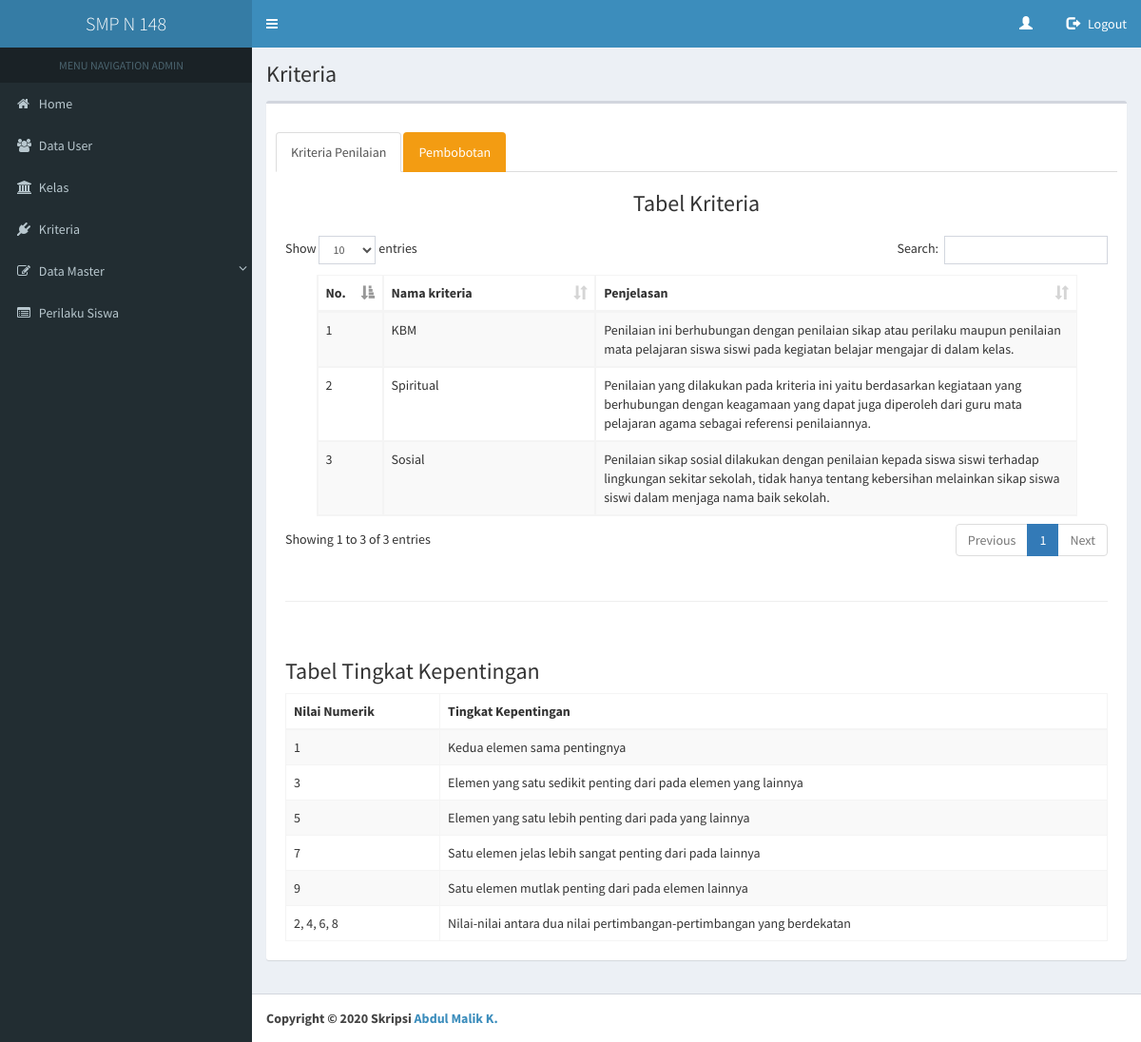
/pages/view/home.php?page=kriteria, run on the app's committed database.
### tables this page shows
CREATE TABLE `kriteria` (
  `id` int(5) NOT NULL,
  `nama` varchar(200) NOT NULL,
  `jls` text NOT NULL
);

### pages/view/kriteria.php (the view, shortened to what this page needs)
<section class="content-header">
  <h1>
    Kriteria
  </h1>
</section>
<section class="content">
  <div class="row">
    <div class="col-xs-12">
      <div class="box">
        <div class="box-header">
        </div>
          <div class="box-body">
          <ul class="nav nav-tabs">
            <li class="active"><a data-toggle="tab" class="btn btn-warning" href="#pertama">Kriteria Penilaian</a></li>
            <li><a data-toggle="tab" class="btn btn-warning" href="#kedua">Pembobotan</a></li>
          </ul>
    <div class="tab-content">
    <div id="pertama" class="tab-pane fade in active">
      <h3><center> Tabel Kriteria </center> </h3>
      <div class="box-body">
          <table id="tmp_modal" class="table table-bordered table-striped table-scalable" width="800px" align="center">
            <thead>
              <tr>
                <th width="30px">No.</th>
                <th width="200px">Nama kriteria</th>
                <th>Penjelasan</th>
              </tr>
            </thead>
            <tbody>
              <?php
                $querykrt = mysqli_query($connect, "SELECT * FROM kriteria");
                $no = 1;
                while ($krt = mysqli_fetch_array($querykrt)){ ?>
                    <tr>
                      <td><?php echo $no; ?></td>
                      <td><?php echo $krt['nama']; ?></td>
                      <td><?php echo $krt['jls']; ?></td>
                    </tr>
              <?php
                $no++;
                }
              ?>
            </tbody>
          </table>
          <br>
          <hr>
          <br>
          <h3 class="ui header">Tabel Tingkat Kepentingan</h3>
            <table class="table table-bordered table-striped table-scalable" width="800px">
              <thead>
                <tr>
                  <th>Nilai Numerik</th>
                  <th>Tingkat Kepentingan</th>
                </tr>
              </thead>
              <tbody>
                <tr>
                  <td class="center aligned">1</td>
                  <td>Kedua elemen sama pentingnya</td>
                </tr>
                <tr>
                  <td class="center aligned">3</td>
                  <td>Elemen yang satu sedikit penting dari pada elemen yang lainnya</td>
                </tr>
                <tr>
                  <td class="center aligned">5</td>
                  <td>Elemen yang satu lebih penting dari pada yang lainnya</td>
                </tr>
                <tr>
                  <td class="center aligned">7</td>
                  <td>Satu elemen jelas lebih sangat penting dari pada lainnya </td>
                </tr>
                <tr>
                  <td class="center aligned">9</td>
                  <td>Satu elemen mutlak penting dari pada elemen lainnya</td>
                </tr>
                <tr>
                  <td class="center aligned">2, 4, 6, 8</td>
                  <td>Nilai-nilai antara dua nilai pertimbangan-pertimbangan yang berdekatan</em></td>
                </tr>
              </tbody>
            </table>
        </div>
        </div>
    </div>
          </div>
          </div>
</div>
</div>
</section>

### data on the page
kriteria: nama "KBM", jls "Penilaian ini berhubungan dengan penilaian sikap atau perilaku maupun penilaian mata pelajaran siswa siswi pada kegiatan belajar mengajar di dalam kelas."
kriteria: nama "Spiritual", jls "Penilaian yang dilakukan pada kriteria ini yaitu berdasarkan kegiataan yang berhubungan dengan keagamaan yang dapat juga diperoleh dari guru mata pelajaran agama sebagai referensi penilaiannya."
kriteria: nama "Sosial", jls "Penilaian sikap sosial dilakukan dengan penilaian kepada siswa siswi terhadap lingkungan sekitar sekolah, tidak hanya tentang kebersihan melainkan sikap siswa siswi dalam menjaga nama baik sekolah."
